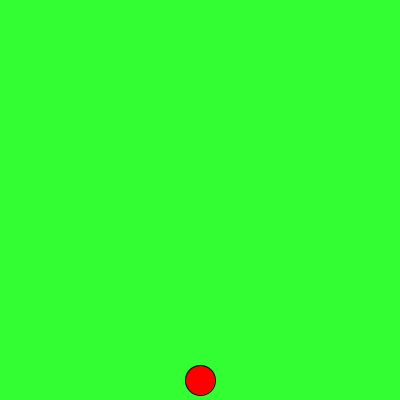
Frame 1 (no input)
Frame 60 (the mouse pressed at the canvas centre just before this capture): identical to frame 1, image omitted
Frame 120 (the mouse held since frame 60 and released just before this capture): identical to frame 1, image omitted

The Processing sketch that drew this single still picture (run headless with seeded random() and noise(); from frame 60 on, the mouse is pressed at the canvas centre):

// Processing sketch: Frogger
// ── Frogger.pde
int y =(380);
int x =(200);
void setup(){
size(400, 400);  

}

void draw(){
  background(51, 254, 51);
  fill(254, 0, 0);
  ellipse(x, y, 30, 30);
  if (y >= height){
         y=height;
  }
  else if(x >=width){
   x=width; 
  }
  else if(y <=height-400){
   y=height-400; 
  }
  else if(x <=width-400){
   x=width-400; 
  }
}
  void keyPressed()
{
  if(key == CODED){
      if(keyCode == UP)
      {
      y-=10;
      }
      else if(keyCode == DOWN)
      {
      y+=10;
      }
      else if(keyCode == RIGHT)
      {
       x+=10;
      }
      else if(keyCode == LEFT)
      {
       x-=10;
      }
  }
}
      void edgeStop(){
       
      }
      
      
      
      
      
   
